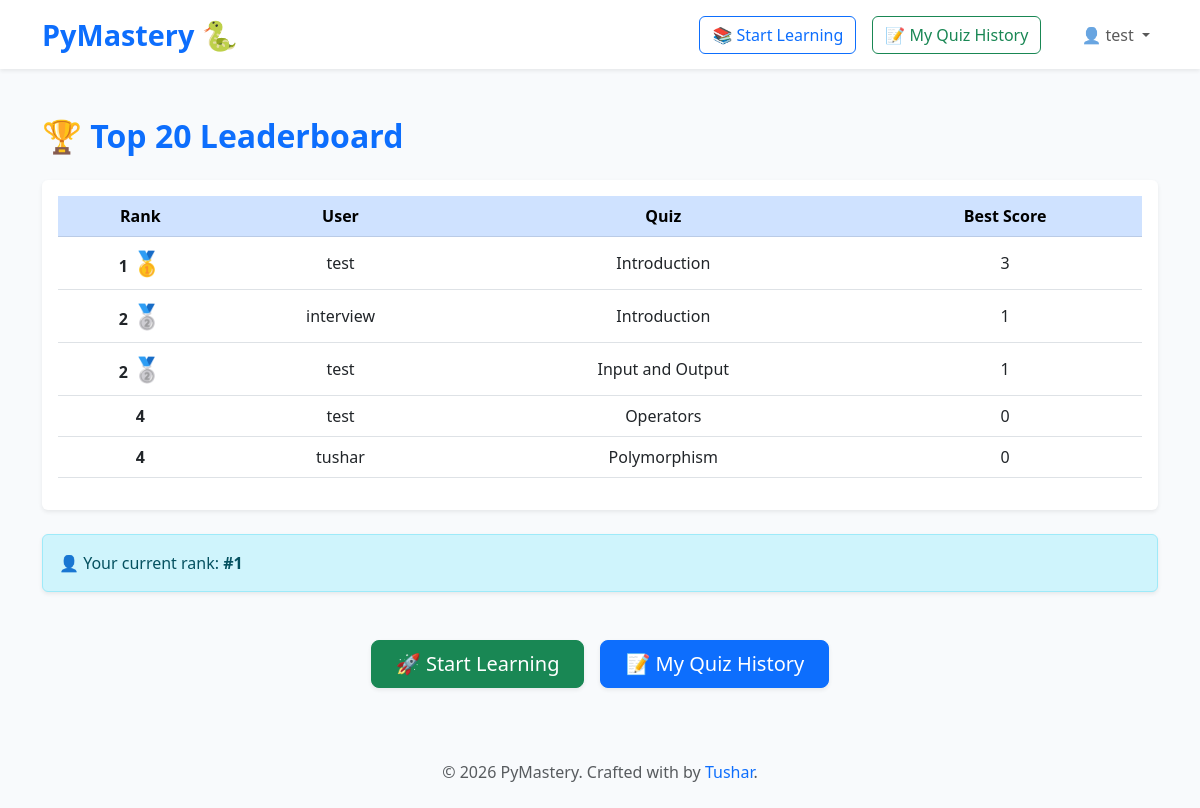
Page /leaderboard/ (signed in) on the committed database.
### core/models.py (models this page shows, shortened)
class Lesson(models.Model):
    course = models.ForeignKey(Course, on_delete=models.CASCADE, related_name='lessons')
    title = models.CharField(max_length=200)
    content = models.TextField()
    order = models.PositiveIntegerField(default=0)

### core/views.py (the view)
# urls.py: path('leaderboard/', views.leaderboard, name='leaderboard'),
def leaderboard(request):
    top_scores = (
        QuizResult.objects
        .values('user__username', 'lesson__title')
        .annotate(best_score=Max('score'))
        .annotate(rank=Window(expression=Rank(), order_by=F('best_score').desc()))
        .order_by('-best_score')[:20]
    )
    user_rank = None
    if request.user.is_authenticated:
        all_scores = (
            QuizResult.objects
            .values('user__username')
            .annotate(best_score=Max('score'))
            .annotate(rank=Window(expression=Rank(), order_by=F('best_score').desc()))
        )
        for row in all_scores:
            if row['user__username'] == request.user.username:
                user_rank = row['rank']
                break
    return render(request, 'core/leaderboard.html', {
        'top_scores': top_scores,
        'user_rank': user_rank
    })

### core/templates/core/leaderboard.html (shortened to what this page needs)
{% load static %}
<!DOCTYPE html>
<html lang="en">
<head>
  <link href="https://cdn.jsdelivr.net/npm/bootstrap@5.3.0/dist/css/bootstrap.min.css" rel="stylesheet" />
</head>
<body>
  <nav class="navbar navbar-expand-lg navbar-light bg-white shadow-sm">
    <div class="container">
      <a class="navbar-brand" href="{% url 'home' %}">PyMastery 🐍</a>
      <div class="collapse navbar-collapse" id="navbarSupportedContent">
        <ul class="navbar-nav ms-auto mb-2 mb-lg-0 align-items-center">
          <li class="nav-item me-3">
            <a class="btn btn-outline-primary" href="{% url 'course_list' %}">📚 Start Learning</a>
          </li>
          <li class="nav-item me-3">
            <a class="btn btn-outline-success" href="{% url 'my_quiz_history' %}">📝 My Quiz History</a>
          </li>
            {% if user.is_authenticated %}
            <li class="nav-item dropdown ms-3">
              <a class="nav-link dropdown-toggle" href="#" id="userDropdown" role="button" data-bs-toggle="dropdown" aria-expanded="false">
              👤 {{ user.username }}
              </a>
            </li>
          {% else %}
            <li class="nav-item me-2"><a class="nav-link" href="{% url 'login' %}">Login</a></li>
            <li class="nav-item"><a class="nav-link" href="{% url 'signup' %}">Sign Up</a></li>
          {% endif %}
        </ul>
      </div>
    </div>
  </nav>
  <main class="container mt-5 mb-5">
    <h1 class="leaderboard-header mb-4 text-primary">🏆 Top 20 Leaderboard</h1>
    <div class="table-responsive shadow-sm rounded bg-white p-3">
      <table class="table table-hover align-middle text-center">
        <thead class="table-primary">
          <tr>
            <th scope="col">Rank</th>
            <th scope="col">User</th>
            <th scope="col">Quiz</th>
            <th scope="col">Best Score</th>
          </tr>
        </thead>
        <tbody>
          {% for entry in top_scores %}
          <tr>
            <th scope="row">
              {{ entry.rank }}
              {% if entry.rank == 1 %}<span class="emoji-rank">🥇</span>{% elif entry.rank == 2 %}<span class="emoji-rank">🥈</span>{% elif entry.rank == 3 %}<span class="emoji-rank">🥉</span>{% endif %}
            </th>
            <td>{{ entry.user__username }}</td>
            <td>{{ entry.lesson__title }}</td>
            <td>{{ entry.best_score }}</td>
          </tr>
          {% empty %}
          <tr><td colspan="4" class="text-muted">No scores available yet. Start taking quizzes!</td></tr>
          {% endfor %}
        </tbody>
      </table>
    </div>
    {% if user_rank %}
      <div class="alert alert-info mt-4 rounded shadow-sm" role="alert">
        👤 Your current rank: <strong>#{{ user_rank }}</strong>
      </div>
    {% else %}
      <div class="alert alert-warning mt-4 rounded shadow-sm" role="alert">
        ℹ️ You are not ranked yet. Take some quizzes to get started!
      </div>
    {% endif %}
    <div class="d-flex justify-content-center mt-5 gap-3">
      <a href="{% url 'course_list' %}" class="btn btn-lg btn-success px-4 shadow-sm">
        🚀 Start Learning
      </a>
      <a href="{% url 'my_quiz_history' %}" class="btn btn-lg btn-primary px-4 shadow-sm">
        📝 My Quiz History
      </a>
    </div>
  </main>
 <footer class="text-center py-4">
    <p class="mb-0 text-muted">
      © {% now "Y" %} PyMastery. Crafted with  by
      <a href="https://github.com/tushar-kumar-9354" target="_blank" rel="noopener" class="text-decoration-none text-primary">Tushar</a>.
    </p>
  </footer>
</body>
</html>

### core/templates/core/leaderboard.html (style rules this page uses)
body { background: #f8fafc; min-height: 100vh; font-family: 'Segoe UI', Tahoma, Geneva, Verdana, sans-serif; }
.navbar-brand { font-weight: 700; font-size: 1.8rem; color: #0d6efd; }
.leaderboard-header { font-weight: 700; font-size: 2rem; }
.emoji-rank { font-size: 1.5rem; }

### rows in the picture
Lesson: rank "2", user__username "interview", lesson__title "Introduction", best_score "1"

### other values in the picture
{{ user.username }} "test"
{{ entry.rank }} "1"
{{ entry.user__username }} "test"
{{ entry.lesson__title }} "Introduction"
{{ entry.best_score }} "3"
{{ entry.rank }} "2" "4" "4"
{{ entry.user__username }} "test" "test" "tushar"
{{ entry.lesson__title }} "Input and Output" "Operators" "Polymorphism"
{{ entry.best_score }} "1" "0" "0"
{{ user_rank }} "1"
